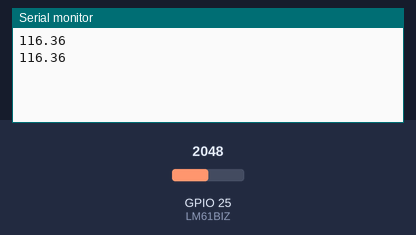
The sketch below on a simulated ESP32. On the bench: the last lines printed to the serial monitor. The inputs (shaded band) are chosen by the test bench; at power-on: GPIO 25 (LM61BIZ) = 2048.

Above: at 1.2 s.
1.3 s: GPIO 25 (LM61BIZ) set to 2866
At 2.6 s:
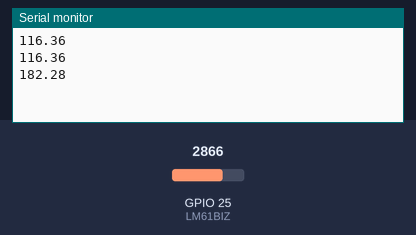
2.8 s: GPIO 25 (LM61BIZ) set to 3603
At 3.8 s:
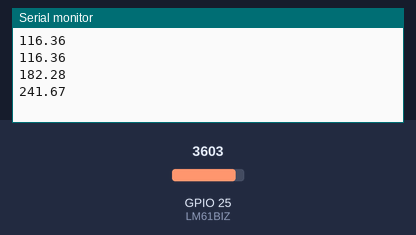
Timing chart, 0 to 5.8 s (numbered marks = the images above; inputs shaded):
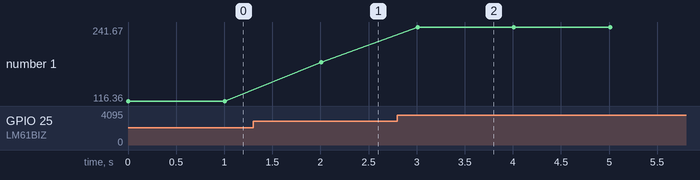

Measured:
- after the input at 1.3 s, the serial monitor: prints a new line after 0.71 s (image 1)
- after the input at 2.8 s, the serial monitor: prints a new line after 0.21 s (image 2)
- plotted number 1: 116.36 → 182.28 after the input at 1.3 s, 182.28 → 241.67 after the input at 2.8 s

The sketch:

LM61BIZ_nr.ino
```cpp
#define LM61BIZ 25
#define MULTISAMPLING 20

void setup() {
    Serial.begin(115200);    // シリアルの初期化
    while (!Serial) ;        // シリアル回線が利用可能になるまで待つ
    pinMode(LM61BIZ, INPUT);  // LM61BIZピンのモードを入力モードにする
}

void loop() {
    int e = 0;

    for (int i = 0; i < MULTISAMPLING; i++) {
        e += analogRead(LM61BIZ); // LM61BIZピンの値を読む
    }

    float Vout = (float)e / MULTISAMPLING;  // 平均値を求める
    Vout = Vout / 4095.0 * 3.3 + 0.1132;  // 補正式を使って電圧を補正する
    float temp = (Vout - 0.6) / 0.01;  // 電圧から温度に変換する
    Serial.println(temp);  // 温度をシリアルに出力する
    delay(1000);  // 1秒待つ
}
```
